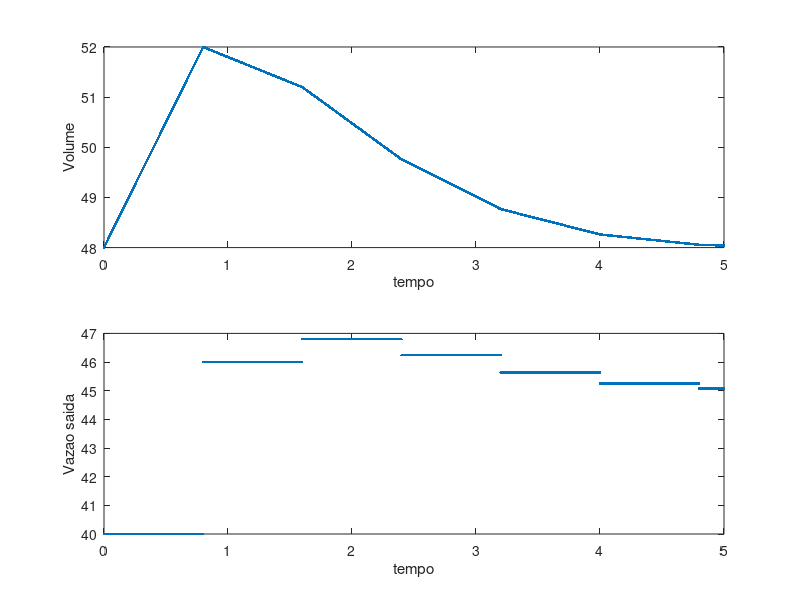

MATLAB code to generate this figure:

% Limpando vetores
 clear    tempoV;
 clear    VV;
 clear    FV;
 
% Alimentacao (entrada)
F0=40;   

% Saida
F=40;                  

% Dimensao
V=48;    

% Condicoes de operacao (set points)
Vset=48;       

% Passo de tempo das equacoes diferenciais
dt=0.001;  

% Constantes do controlador PI (Proporcional Integral)
Kc=-1;   
Ti=1/500;  

% Tempo de simulacao
tf=5;       

% Tempo de amostragem do controlador     <-----------  Novidade
tsample=0.8;

% Vazao para quando o erro (variavel no setpoint - variavel) for zero. V=cte
Ferrozero = F0;  

% Disturbio
F0=45;    
 
 % Inicio do loop
 i=1;
 intPID=0;
 tempo=0;
 while (tempo<=tf)          

    % Calculando as derivadas
    dVdt=F0-F;    

    % Calculando as variavel
    V=V+dVdt*dt;              
    
     if (abs ( round(tempo/tsample)  -  (tempo/tsample) )  < 1e-4)   
         disp(tempo)
        % Controlador PI no Volume
        %----------------------------------------------------------
        % Definindo o erro
          Err=(Vset-V);         
          % A integral do PI no volume    
          intPID = intPID + (Err)*dt;   
          % A parte proporcional do PI no volume
          proPID = Err;              
          % A equacao do PI no volume
          F = Ferrozero + ( Kc*proPID + (Kc/Ti)*intPID );
          %----------------------------------------------------------    
      endif
      
    %Vetorizando   
    tempoV(i)=tempo;    
    VV(i)=V;  
    FV(i)=F;  
    i=i+1;
        
    tempo = tempo + dt;
 end
 
 % Plotando os gr?ficos
 subplot(2,1,1); plot(tempoV,VV,'.'); xlabel('tempo');ylabel('Volume'); hold on;    
 subplot(2,1,2); plot(tempoV,FV,'.'); xlabel('tempo');ylabel('Vazao saida'); hold on;    